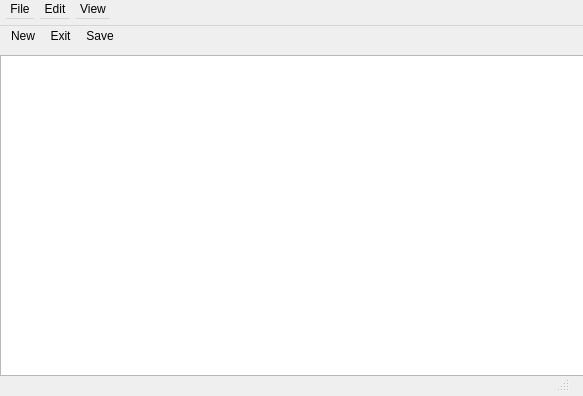
<?xml version="1.0" encoding="UTF-8"?>
<ui version="4.0">
 <class>Form12_TextEdit</class>
 <widget class="QWidget" name="Form12_TextEdit">
  <property name="geometry">
   <rect>
    <x>0</x>
    <y>0</y>
    <width>583</width>
    <height>396</height>
   </rect>
  </property>
  <property name="windowTitle">
   <string>QtWidgetsApplication</string>
  </property>
  <widget class="QWidget" name="centralWidget" native="true">
   <property name="geometry">
    <rect>
     <x>0</x>
     <y>0</y>
     <width>601</width>
     <height>431</height>
    </rect>
   </property>
   <widget class="QTextEdit" name="textEdit">
    <property name="geometry">
     <rect>
      <x>0</x>
      <y>55</y>
      <width>601</width>
      <height>321</height>
     </rect>
    </property>
   </widget>
  </widget>
  <widget class="QMenuBar" name="menuBar">
   <property name="geometry">
    <rect>
     <x>0</x>
     <y>0</y>
     <width>600</width>
     <height>26</height>
    </rect>
   </property>
   <widget class="QMenu" name="menuFile">
    <property name="title">
     <string>File</string>
    </property>
    <addaction name="actionNew"/>
    <addaction name="actionSave"/>
    <addaction name="separator"/>
    <addaction name="actionExit"/>
   </widget>
   <widget class="QMenu" name="menuEdit">
    <property name="title">
     <string>Edit</string>
    </property>
   </widget>
   <widget class="QMenu" name="menuView">
    <property name="title">
     <string>View</string>
    </property>
   </widget>
   <addaction name="menuFile"/>
   <addaction name="menuEdit"/>
   <addaction name="menuView"/>
  </widget>
  <widget class="QToolBar" name="mainToolBar">
   <property name="geometry">
    <rect>
     <x>0</x>
     <y>20</y>
     <width>133</width>
     <height>31</height>
    </rect>
   </property>
   <addaction name="actionNew"/>
   <addaction name="actionExit"/>
   <addaction name="actionSave"/>
  </widget>
  <widget class="QStatusBar" name="statusBar">
   <property name="geometry">
    <rect>
     <x>489</x>
     <y>370</y>
     <width>81</width>
     <height>22</height>
    </rect>
   </property>
  </widget>
  <action name="actionNew">
   <property name="text">
    <string>New</string>
   </property>
  </action>
  <action name="actionSave">
   <property name="text">
    <string>Save</string>
   </property>
  </action>
  <action name="actionExit">
   <property name="text">
    <string>Exit</string>
   </property>
  </action>
 </widget>
 <layoutdefault spacing="6" margin="11"/>
 <resources/>
 <connections/>
</ui>
